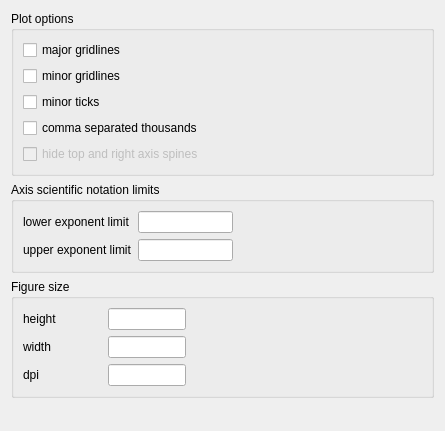
          <widget class="QWidget" name="scrollAreaWidgetContents_4">
           <property name="geometry">
            <rect>
             <x>0</x>
             <y>0</y>
             <width>445</width>
             <height>431</height>
            </rect>
           </property>
           <layout class="QVBoxLayout" name="verticalLayout_30">
            <item>
             <widget class="QGroupBox" name="groupBox_11">
              <property name="title">
               <string>Plot options</string>
              </property>
              <layout class="QVBoxLayout" name="verticalLayout_26">
               <item>
                <layout class="QGridLayout" name="gridLayout_21">
                 <item row="2" column="0">
                  <widget class="QCheckBox" name="histMinorGridlinesOpt">
                   <property name="text">
                    <string>minor gridlines</string>
                   </property>
                  </widget>
                 </item>
                 <item row="4" column="0">
                  <widget class="QCheckBox" name="histComSepOpt">
                   <property name="text">
                    <string>comma separated thousands</string>
                   </property>
                  </widget>
                 </item>
                 <item row="1" column="0">
                  <widget class="QCheckBox" name="histMajorGridlinesOpt">
                   <property name="text">
                    <string>major gridlines</string>
                   </property>
                  </widget>
                 </item>
                 <item row="3" column="0">
                  <widget class="QCheckBox" name="histMinorTicksOpt">
                   <property name="text">
                    <string>minor ticks</string>
                   </property>
                  </widget>
                 </item>
                 <item row="5" column="0">
                  <widget class="QCheckBox" name="histHideSpinesOpt">
                   <property name="enabled">
                    <bool>false</bool>
                   </property>
                   <property name="text">
                    <string>hide top and right axis spines</string>
                   </property>
                  </widget>
                 </item>
                </layout>
               </item>
              </layout>
             </widget>
            </item>
            <item>
             <widget class="QGroupBox" name="groupBox_12">
              <property name="title">
               <string>Axis scientific notation limits </string>
              </property>
              <layout class="QVBoxLayout" name="verticalLayout_27">
               <item>
                <layout class="QGridLayout" name="gridLayout_22" rowstretch="0,0" columnstretch="1,1,2">
                 <item row="0" column="1">
                  <widget class="QLineEdit" name="histLowerExpEntry"/>
                 </item>
                 <item row="1" column="1">
                  <widget class="QLineEdit" name="histUpperExpEntry"/>
                 </item>
                 <item row="1" column="0">
                  <widget class="QLabel" name="label_30">
                   <property name="text">
                    <string>upper exponent limit</string>
                   </property>
                  </widget>
                 </item>
                 <item row="0" column="0">
                  <widget class="QLabel" name="label_31">
                   <property name="sizePolicy">
                    <sizepolicy hsizetype="Preferred" vsizetype="Preferred">
                     <horstretch>0</horstretch>
                     <verstretch>0</verstretch>
                    </sizepolicy>
                   </property>
                   <property name="text">
                    <string>lower exponent limit</string>
                   </property>
                  </widget>
                 </item>
                 <item row="0" column="2">
                  <spacer name="horizontalSpacer_11">
                   <property name="orientation">
                    <enum>Qt::Horizontal</enum>
                   </property>
                   <property name="sizeHint" stdset="0">
                    <size>
                     <width>40</width>
                     <height>20</height>
                    </size>
                   </property>
                  </spacer>
                 </item>
                </layout>
               </item>
              </layout>
             </widget>
            </item>
            <item>
             <widget class="QGroupBox" name="groupBox_13">
              <property name="title">
               <string>Figure size</string>
              </property>
              <layout class="QVBoxLayout" name="verticalLayout_28">
               <item>
                <layout class="QGridLayout" name="gridLayout_23" columnstretch="1,1,3">
                 <item row="2" column="0">
                  <widget class="QLabel" name="label_33">
                   <property name="text">
                    <string>dpi</string>
                   </property>
                  </widget>
                 </item>
                 <item row="0" column="1">
                  <widget class="QLineEdit" name="histHeightEntry"/>
                 </item>
                 <item row="1" column="1">
                  <widget class="QLineEdit" name="histWidthEntry"/>
                 </item>
                 <item row="1" column="0">
                  <widget class="QLabel" name="label_32">
                   <property name="text">
                    <string>width</string>
                   </property>
                  </widget>
                 </item>
                 <item row="0" column="0">
                  <widget class="QLabel" name="label_34">
                   <property name="text">
                    <string>height</string>
                   </property>
                  </widget>
                 </item>
                 <item row="2" column="1">
                  <widget class="QLineEdit" name="histDpiEntry"/>
                 </item>
                 <item row="0" column="2">
                  <spacer name="horizontalSpacer_10">
                   <property name="orientation">
                    <enum>Qt::Horizontal</enum>
                   </property>
                   <property name="sizeHint" stdset="0">
                    <size>
                     <width>40</width>
                     <height>20</height>
                    </size>
                   </property>
                  </spacer>
                 </item>
                </layout>
               </item>
              </layout>
             </widget>
            </item>
            <item>
             <spacer name="verticalSpacer_2">
              <property name="orientation">
               <enum>Qt::Vertical</enum>
              </property>
              <property name="sizeHint" stdset="0">
               <size>
                <width>20</width>
                <height>420</height>
               </size>
              </property>
             </spacer>
            </item>
           </layout>
          </widget>
